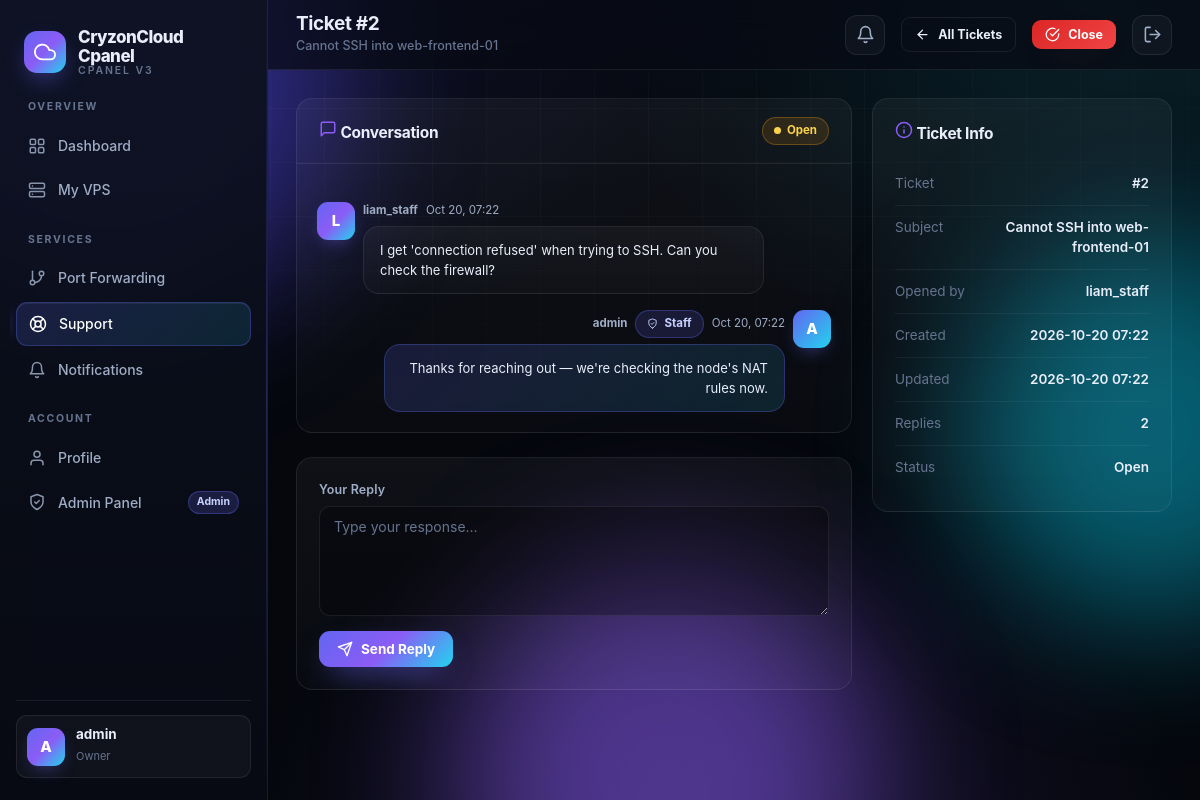
The app's page /tickets/2 (signed in) with its own data.
### tables this page shows
CREATE TABLE settings (
    id INTEGER PRIMARY KEY AUTOINCREMENT,
    site_name TEXT DEFAULT 'CryzonCloud Cpanel',
    site_description TEXT DEFAULT 'High-Performance Cloud VPS Management Panel',
    footer_text TEXT DEFAULT 'Powered by CryzonCloud',
    timezone TEXT DEFAULT 'UTC',
    registration_enabled INTEGER DEFAULT 1,
    logo_url TEXT DEFAULT '',
    favicon_url TEXT DEFAULT '',
    cpu_threshold INTEGER DEFAULT 90,
    ram_threshold INTEGER DEFAULT 90,
    max_vps_per_user INTEGER DEFAULT 5,
    max_ports_per_user INTEGER DEFAULT 20,
    hostname_prefix TEXT DEFAULT 'cryzon',
    port_forwarding_method TEXT DEFAULT 'socat',
    public_ipv4 TEXT DEFAULT '',
    icon_path TEXT DEFAULT '',
    rate_limit_auth INTEGER DEFAULT 20,
    rate_limit_api INTEGER DEFAULT 120,
    rate_limit_heavy INTEGER DEFAULT 10,
    default_vps_days INTEGER DEFAULT 0
);

CREATE TABLE users (
    id INTEGER PRIMARY KEY AUTOINCREMENT,
    username TEXT UNIQUE NOT NULL,
    email TEXT UNIQUE NOT NULL,
    password TEXT NOT NULL,
    api_key TEXT,
    is_admin INTEGER DEFAULT 0,
    role_id INTEGER DEFAULT NULL,
    is_banned INTEGER DEFAULT 0,
    created_at TIMESTAMP DEFAULT CURRENT_TIMESTAMP,
    FOREIGN KEY (role_id) REFERENCES roles(id)
);

CREATE TABLE roles (
    id INTEGER PRIMARY KEY AUTOINCREMENT,
    name TEXT UNIQUE NOT NULL,
    slug TEXT UNIQUE NOT NULL,
    description TEXT DEFAULT '',
    permissions TEXT DEFAULT '[]',
    is_system INTEGER DEFAULT 0,
    priority INTEGER DEFAULT 0,
    color TEXT DEFAULT '#6366f1',
    created_at TIMESTAMP DEFAULT CURRENT_TIMESTAMP
);

CREATE TABLE tickets (
    id INTEGER PRIMARY KEY AUTOINCREMENT,
    user_id INTEGER NOT NULL,
    subject TEXT NOT NULL,
    status TEXT DEFAULT 'open',
    created_at TIMESTAMP DEFAULT CURRENT_TIMESTAMP,
    updated_at TIMESTAMP DEFAULT CURRENT_TIMESTAMP
);

CREATE TABLE ticket_replies (
    id INTEGER PRIMARY KEY AUTOINCREMENT,
    ticket_id INTEGER NOT NULL,
    user_id INTEGER NOT NULL,
    message TEXT NOT NULL,
    is_admin INTEGER DEFAULT 0,
    created_at TIMESTAMP DEFAULT CURRENT_TIMESTAMP
);

### ccp/routes.py (the view)
@bp.route("/tickets/<int:tid>")
@login_required
def ticket_detail(tid):
    user = current_user()
    t = db.query("SELECT t.*, u.username FROM tickets t JOIN users u ON u.id=t.user_id WHERE t.id=?", (tid,), one=True)
    if not t:
        abort(404)
    if t["user_id"] != user["id"] and not has_permission(user, "tickets.manage"):
        abort(403)
    replies = db.query("SELECT r.*, u.username FROM ticket_replies r JOIN users u ON u.id=r.user_id WHERE r.ticket_id=? ORDER BY r.id", (tid,))
    return render_template("ticket_detail.html", ticket=t, replies=replies)

### ccp/db.py (called while the page is built)
def get_db():
    if "db" not in g:
        g.db = sqlite3.connect(DATABASE, timeout=10)
        g.db.row_factory = sqlite3.Row
        g.db.execute("PRAGMA journal_mode=WAL")
        g.db.execute("PRAGMA busy_timeout=10000")
        g.db.execute("PRAGMA foreign_keys=ON")
    return g.db

def query(sql, args=(), one=False):
    cur = get_db().execute(sql, args)
    rv = cur.fetchall()
    cur.close()
    return (rv[0] if rv else None) if one else rv

def get_settings():
    row = query("SELECT * FROM settings ORDER BY id LIMIT 1", one=True)
    if not row:
        execute("INSERT INTO settings (id) VALUES (1)")
        row = query("SELECT * FROM settings ORDER BY id LIMIT 1", one=True)
    return dict(row) if row else {}

def get_role(role_id):
    if role_id is None:
        return None
    row = query("SELECT * FROM roles WHERE id = ?", (role_id,), one=True)
    if not row:
        return None
    d = dict(row)
    try:
        d["permissions"] = json.loads(d.get("permissions") or "[]")
    except (ValueError, TypeError):
        d["permissions"] = []
    return d

### ccp/security.py (called while the page is built)
def current_user():
    if "user" in g:
        return g.user
    uid = session.get("user_id")
    if not uid:
        g.user = None
        return None
    row = db.query("SELECT * FROM users WHERE id = ?", (uid,), one=True)
    if not row:
        g.user = None
        return None
    user = dict(row)
    user["role"] = db.get_role(user.get("role_id"))
    g.user = user
    return user

def user_permissions(user):
    if not user:
        return set()
    role = user.get("role")
    if role:
        perms = set(role.get("permissions") or [])
        if role.get("slug") == "owner":
            perms = set(ALL_PERMISSIONS)
        return perms
    if user.get("is_admin"):
        return set(ALL_PERMISSIONS)
    return set()

def has_permission(user, perm):
    if not user:
        return False
    if user.get("is_banned"):
        return False
    return perm in user_permissions(user)

def is_admin(user):
    if not user:
        return False
    role = user.get("role")
    if role and role.get("slug") in ("owner", "admin"):
        return True
    return bool(user.get("is_admin"))

### templates/ticket_detail.html (shortened to what this page needs)
{% extends "base.html" %}
{% from "_icons.html" import icon %}
{% block page_title %}Ticket #{{ ticket.id }}{% endblock %}
{% block page_sub %}{{ ticket.subject }}{% endblock %}
{% block topbar_actions %}
<a href="{{ url_for('main.tickets') }}" class="btn btn-sm btn-ghost">{{ icon('arrow-left', 15) }} All Tickets</a>
{% if ticket.status != 'closed' %}
<form method="post" action="{{ url_for('main.ticket_close', tid=ticket.id) }}" data-confirm="Close this ticket?">
  <button class="btn btn-sm btn-danger">{{ icon('check-circle', 15) }} Close</button>
</form>
{% endif %}
{% endblock %}
{% block content %}
<div class="grid" style="grid-template-columns:1fr 300px;align-items:start">
  <div>
    <div class="card reveal" style="padding:0;overflow:hidden">
      <div class="card-head" style="padding:18px 22px;border-bottom:1px solid var(--border)">
        <h3>{{ icon('message-square', 18) }} Conversation</h3>
        <span class="badge {{ 'success' if ticket.status=='closed' else 'warning' }}"><span class="dot"></span>{{ ticket.status|capitalize }}</span>
      </div>
      <div style="padding:20px;display:flex;flex-direction:column;gap:16px">
        {% for r in replies %}
        <div class="flex gap-1" style="align-items:flex-start;{{ 'flex-direction:row-reverse' if r.is_admin }}">
          <span class="avatar" style="width:38px;height:38px;flex-shrink:0;{{ 'background:linear-gradient(135deg,#6366f1,#22d3ee)' if r.is_admin }}">{{ r.username[0]|upper }}</span>
          <div style="max-width:78%;{{ 'text-align:right' if r.is_admin }}">
            <div class="flex items-center gap-1 text-xs muted" style="{{ 'justify-content:flex-end' if r.is_admin }}">
              <b style="color:var(--text-dim)">{{ r.username }}</b>
              {% if r.is_admin %}<span class="badge primary">{{ icon('shield-check', 11) }} Staff</span>{% endif %}
              <span>{{ r.created_at|dt('%b %d, %H:%M') }}</span>
            </div>
            <div class="card" style="margin-top:6px;padding:13px 16px;{{ 'background:var(--grad-soft);border-color:rgba(99,102,241,0.3)' if r.is_admin }}">
              <div class="text-sm" style="white-space:pre-wrap">{{ r.message }}</div>
            </div>
          </div>
        </div>
        {% else %}
        <div class="muted text-sm" style="text-align:center;padding:20px">No messages yet.</div>
        {% endfor %}
      </div>
    </div>
    {% if ticket.status != 'closed' %}
    <div class="card reveal mt-3">
      <form method="post" action="{{ url_for('main.ticket_reply', tid=ticket.id) }}">
        <div class="field mb-1">
          <label>Your Reply</label>
          <textarea class="input" name="message" rows="4" placeholder="Type your response…" required></textarea>
        </div>
        <button class="btn btn-primary">{{ icon('send', 16) }} Send Reply</button>
      </form>
    </div>
    {% else %}
    <div class="card mt-3"><div class="flex items-center gap-1 text-sm">{{ icon('lock', 16) }} <span class="muted">This ticket is closed. Open a new ticket if you need further help.</span></div></div>
    {% endif %}
  </div>
  <aside>
    <div class="card reveal">
      <div class="card-head"><h3>{{ icon('info', 18) }} Ticket Info</h3></div>
      <div class="kv"><span class="k">Ticket</span><span class="v">#{{ ticket.id }}</span></div>
      <div class="kv"><span class="k">Subject</span><span class="v">{{ ticket.subject }}</span></div>
      <div class="kv"><span class="k">Opened by</span><span class="v">{{ ticket.username }}</span></div>
      <div class="kv"><span class="k">Created</span><span class="v">{{ ticket.created_at|dt('%Y-%m-%d %H:%M') }}</span></div>
      <div class="kv"><span class="k">Updated</span><span class="v">{{ ticket.updated_at|dt('%Y-%m-%d %H:%M') }}</span></div>
      <div class="kv"><span class="k">Replies</span><span class="v">{{ replies|length }}</span></div>
      <div class="kv"><span class="k">Status</span><span class="v">{{ ticket.status|capitalize }}</span></div>
    </div>
  </aside>
</div>
{% endblock %}

### templates/base.html (shortened to what this page needs)
{% from "_icons.html" import icon %}
<!DOCTYPE html>
<html lang="en">
<head>
  <link rel="stylesheet" href="{{ url_for('static', filename='css/style.css') }}">
</head>
<body>
  <div class="bg-fx"><span class="orb o1"></span><span class="orb o2"></span><span class="orb o3"></span></div>
  <div class="app-shell">
    <aside class="sidebar">
      <a href="{{ url_for('main.dashboard') if current_user else url_for('main.index') }}" class="brand">
        <span class="brand-logo">{{ icon('cloud', 22) }}</span>
        <span class="brand-name">{{ settings.site_name or 'CryzonCloud' }}<span>Cpanel v3</span></span>
      </a>
      <div class="nav-scroll">
        {% block sidebar_nav %}
        <div class="nav-group">
          <div class="nav-label">Overview</div>
          <a href="{{ url_for('main.dashboard') }}" class="nav-item {{ 'active' if request.endpoint == 'main.dashboard' }}">
            {{ icon('grid') }}<span>Dashboard</span>
          </a>
          {% if can('vps.view') %}
          <a href="{{ url_for('main.dashboard') }}#vps" class="nav-item">
            {{ icon('server') }}<span>My VPS</span>
          </a>
          {% endif %}
        </div>
        <div class="nav-group">
          <div class="nav-label">Services</div>
          {% if can('vps.ports') %}
          <a href="{{ url_for('main.ports') }}" class="nav-item {{ 'active' if request.endpoint == 'main.ports' }}">
            {{ icon('git-branch') }}<span>Port Forwarding</span>
          </a>
          {% endif %}
          {% if can('tickets.view') %}
          <a href="{{ url_for('main.tickets') }}" class="nav-item {{ 'active' if request.endpoint and request.endpoint.startswith('main.ticket') }}">
            {{ icon('life-buoy') }}<span>Support</span>
          </a>
          {% endif %}
          <a href="{{ url_for('main.notifications') }}" class="nav-item {{ 'active' if request.endpoint == 'main.notifications' }}">
            {{ icon('bell') }}<span>Notifications</span>
          </a>
        </div>
        <div class="nav-group">
          <div class="nav-label">Account</div>
          <a href="{{ url_for('main.profile') }}" class="nav-item {{ 'active' if request.endpoint == 'main.profile' }}">
            {{ icon('user') }}<span>Profile</span>
          </a>
          {% if is_admin_user %}
          <a href="{{ url_for('admin.dashboard') }}" class="nav-item">
            {{ icon('shield-check') }}<span>Admin Panel</span>
            <span class="nav-badge">Admin</span>
          </a>
          {% endif %}
        </div>
        {% endblock %}
      </div>
      <div class="sidebar-foot">
        <a href="{{ url_for('main.profile') }}" class="user-chip">
          <span class="avatar">{{ (current_user.username[0]|upper) if current_user else '?' }}</span>
          <span style="min-width:0">
            <span class="u-name" style="display:block">{{ current_user.username if current_user else 'Guest' }}</span>
            <span class="u-role">{{ current_user.role.name if current_user and current_user.role else 'User' }}</span>
          </span>
        </a>
      </div>
    </aside>
    <div class="main">
      <header class="topbar">
        <div>
          <h1>{% block page_title %}Dashboard{% endblock %}</h1>
          <div class="sub">{% block page_sub %}{{ settings.site_description }}{% endblock %}</div>
        </div>
        <div style="position:relative">
          <button class="icon-btn" data-notif-bell aria-label="Notifications">
          </button>
        </div>
        {% block topbar_actions %}{% endblock %}
        <a href="{{ url_for('main.logout') }}" class="icon-btn" title="Sign out">{{ icon('log-out', 19) }}</a>
      </header>
      <main class="page">
        {% block content %}{% endblock %}
      </main>
    </div>
  </div>
</body>
</html>

### records on screen
settings: site_name "CryzonCloud Cpanel"
users: username "A", username "admin"
roles: role "Owner"
tickets: id "2", subject "Cannot SSH into web-frontend-01", status "Open", created_at|dt "2026-10-20 07:22", updated_at|dt "2026-10-20 07:22"
ticket_replies: username "L", username "liam_staff", created_at|dt "Oct 20, 07:22", message "I get 'connection refused' when trying to SSH. Can you check the firewall?"
ticket_replies: username "A", username "admin", {{ size }} 11 (drawn), created_at|dt "Oct 20, 07:22", message "Thanks for reaching out — we're checking the node's NAT rules now."
users: username "liam_staff"

### other values on screen
{{ replies|length }} "2"
